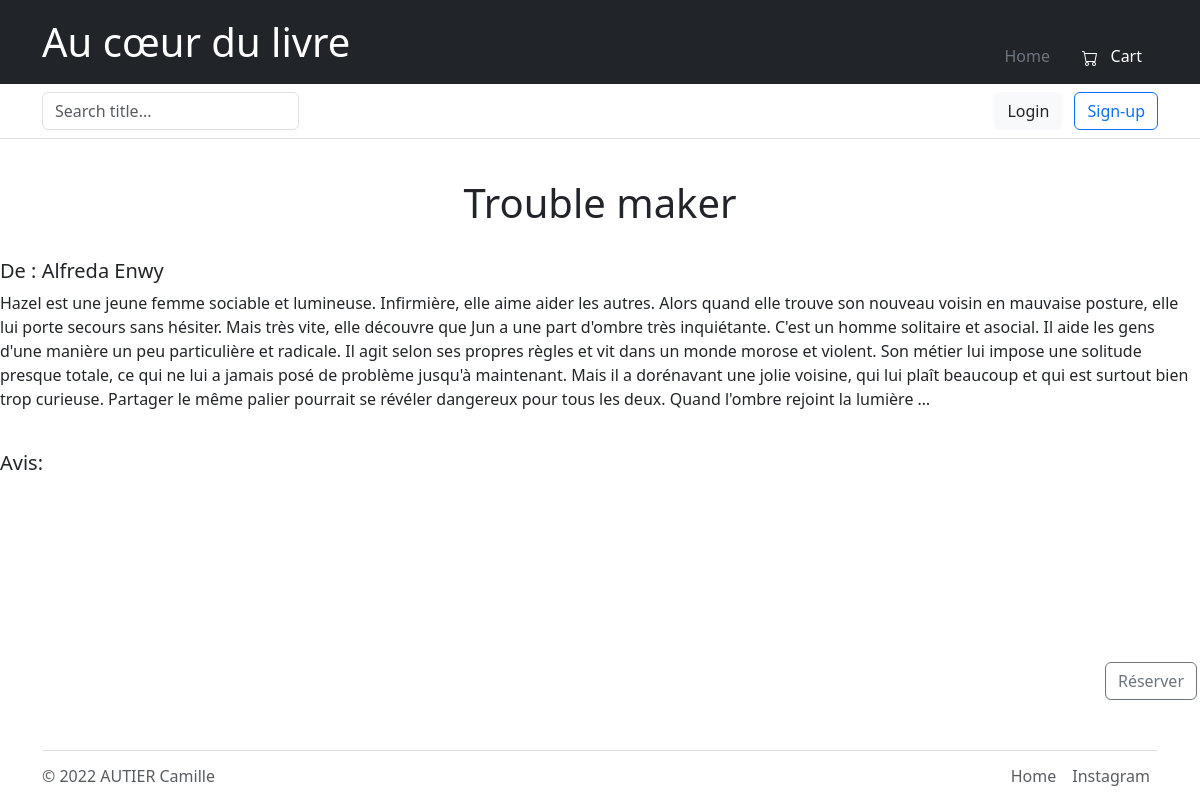
The page /detailLivre.php?id=2 on the database its author committed.
### tables this page shows
CREATE TABLE `livredb` (
  `id` int(11) NOT NULL,
  `titre` text NOT NULL,
  `Couv` text NOT NULL,
  `IdGenre` int(11) NOT NULL
);

### Modele.php (called while the page is built)
<?php
abstract class Modele {
	private $bdd;
    protected function executerRequete($sql, $params = null) {
		$getBdd = $this->getBdd();
        if ($params == null){
            $resultat = $getBdd->query($sql);
        } else {
            $resultat = $getBdd->prepare($sql);
            $resultat->execute($params);
        }
        return $resultat;
    }
    private function getBdd() {
		$dsn = "mysql:host=localhost;dbname=bibliotheque;charset=utf8";
		$login = "root";
		$mdp = "";
        if ($this->bdd == null){
            $this->bdd = new PDO($dsn,$login,$mdp,
                array(PDO::ATTR_ERRMODE => PDO::ERRMODE_EXCEPTION));
        }
        return $this->bdd;
    }
}

### Model/LivreDb.php (called while the page is built, shortened)
<?php
require_once 'Modele.php';
class LivreDb extends Modele {
    public function getLivreId ($id) {
		$sql = "SELECT titre, Couv, IdGenre FROM livredb WHERE id = ?";
		$resultat = $this->executerRequete($sql, array($id));
		if ($resultat->rowCount() > 0)
			return $resultat->fetch();
		else
			throw new Exception("Pas de résultat");
    }
	public function livreAuteurs($id) {
		$sql = 'SELECT Nom  FROM auteurdb INNER JOIN ecritdb ON auteurdb.id = ecritdb.IdAuteur WHERE ecritdb.idLivre = ?';
		$resultat = $this->executerRequete($sql, array($id));
		if ($resultat->rowCount() > 0)
			return $resultat->fetchAll();
	}
}

### detailLivre.php (the view, shortened to what this page needs)
<body>
    <header class="site-header">
        <?php
        require "Model/LivreDb.php";
        $idLivre = $_REQUEST['id']
        ?>
    </header>
    <?php
        $classLivres = new LivreDb();
        $livre = $classLivres->getLivreId($idLivre);
        $auteurs = $classLivres->LivreAuteurs($idLivre);
        $nomAuteur="";
        if ($auteurs != null) {
          $nbAuteur = count ($auteurs);
          $ct = 1;
          foreach ($auteurs as $auteur) {
                if ($ct < $nbAuteur) {
                $nomAuteur .= $auteur['Nom']." / ";
                $ct++;
                }
                else {
                $nomAuteur .= $auteur['Nom'];
                }
            }
        }
        $titre = $livre['titre'];
        $couv = $livre ['Couv'];
    ?>
    <main class="site-content">
        <h1 class="title">
            <?php echo $titre; ?>
        </h1>
        <br>
        <h5>De : <?php echo $nomAuteur ?></h5>
        <p><?php echo $couv; ?></p>
        <br>
        <h5>Avis:
        </h5>
        <button type="button" class="btn btn-outline-secondary btn-reserver">Réserver</button>
    </main>
    <footer class="site-footer">
    </footer>
</body>

### style.css (style rules this page uses)
.title { text-align: center; }
.btn-reserver { position: absolute !important; right: 3px !important; bottom: 100px !important; }
.bas-page { position: sticky !important; bottom: 0 !important; width: 100% !important; margin-bottom: 0% !important; height: 50px; padding: 0% !important; }
body { margin: 0 !important; display: flex !important; flex-direction: column !important; min-height: 100vh !important; }
.site-content { flex: 1; }

### rows shown on the page
livredb: titre "Trouble maker", Couv "Hazel est une jeune femme sociable et lumineuse. Infirmière, elle aime aider les autres. Alors quand elle trouve son nouveau voisin en mauvaise posture, elle lui porte secours sans hésiter. Mais très vite, elle découvre que Jun a une part d'ombre très inquiétante. C'est un homme solitaire et asocial. Il aide les gens d'une manière un peu particulière et radicale. Il agit selon ses propres règles et vit dans un monde morose et violent. Son métier lui impose une solitude presque totale, ce qui ne lui a jamais posé de problème jusqu'à maintenant. Mais il a dorénavant une jolie voisine, qui lui plaît beaucoup et qui est surtout bien trop curieuse. Partager le même palier pourrait se révéler…"

### other values the page prints
$nomAuteur "Alfreda Enwy"
